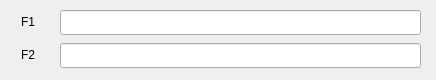
<?xml version="1.0" encoding="UTF-8"?>
<ui version="4.0">
 <class>widget_inputFiles_images_viewOnly</class>
 <widget class="QWidget" name="widget_inputFiles_images_viewOnly">
  <property name="geometry">
   <rect>
    <x>0</x>
    <y>0</y>
    <width>436</width>
    <height>80</height>
   </rect>
  </property>
  <widget class="QStackedWidget" name="stackedWidget">
   <property name="geometry">
    <rect>
     <x>0</x>
     <y>0</y>
     <width>436</width>
     <height>80</height>
    </rect>
   </property>
   <property name="currentIndex">
    <number>0</number>
   </property>
   <widget class="QWidget" name="page_File1_File2">
    <widget class="QLabel" name="label_file2">
     <property name="geometry">
      <rect>
       <x>21</x>
       <y>46</y>
       <width>31</width>
       <height>17</height>
      </rect>
     </property>
     <property name="text">
      <string>F2</string>
     </property>
    </widget>
    <widget class="QLabel" name="label_file1">
     <property name="geometry">
      <rect>
       <x>21</x>
       <y>13</y>
       <width>31</width>
       <height>17</height>
      </rect>
     </property>
     <property name="text">
      <string>F1</string>
     </property>
    </widget>
    <widget class="QLineEdit" name="lineEdit_file2">
     <property name="geometry">
      <rect>
       <x>60</x>
       <y>43</y>
       <width>361</width>
       <height>25</height>
      </rect>
     </property>
     <property name="inputMask">
      <string notr="true"/>
     </property>
     <property name="text">
      <string notr="true"/>
     </property>
     <property name="readOnly">
      <bool>true</bool>
     </property>
     <property name="placeholderText">
      <string notr="true"/>
     </property>
    </widget>
    <widget class="QLineEdit" name="lineEdit_file1">
     <property name="geometry">
      <rect>
       <x>60</x>
       <y>10</y>
       <width>361</width>
       <height>25</height>
      </rect>
     </property>
     <property name="inputMask">
      <string notr="true"/>
     </property>
     <property name="text">
      <string notr="true"/>
     </property>
     <property name="readOnly">
      <bool>true</bool>
     </property>
     <property name="placeholderText">
      <string notr="true"/>
     </property>
    </widget>
   </widget>
   <widget class="QWidget" name="page_FileAlone">
    <widget class="QLineEdit" name="lineEdit_fileAlone">
     <property name="geometry">
      <rect>
       <x>22</x>
       <y>10</y>
       <width>399</width>
       <height>25</height>
      </rect>
     </property>
     <property name="inputMask">
      <string notr="true"/>
     </property>
     <property name="text">
      <string notr="true"/>
     </property>
     <property name="readOnly">
      <bool>true</bool>
     </property>
     <property name="placeholderText">
      <string notr="true"/>
     </property>
    </widget>
   </widget>
  </widget>
 </widget>
 <resources/>
 <connections/>
</ui>
